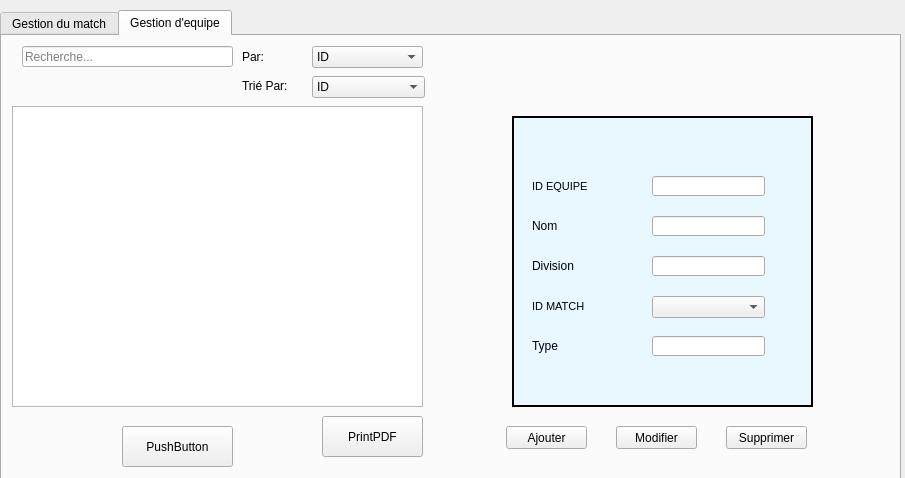
<?xml version="1.0" encoding="UTF-8"?>
<ui version="4.0">
 <class>Rafik</class>
 <widget class="QDialog" name="Rafik">
  <property name="geometry">
   <rect>
    <x>0</x>
    <y>0</y>
    <width>905</width>
    <height>478</height>
   </rect>
  </property>
  <property name="windowTitle">
   <string>Smart Sport Association</string>
  </property>
  <widget class="QTabWidget" name="tabWidget">
   <property name="geometry">
    <rect>
     <x>0</x>
     <y>10</y>
     <width>901</width>
     <height>471</height>
    </rect>
   </property>
   <property name="currentIndex">
    <number>1</number>
   </property>
   <widget class="QWidget" name="tab">
    <attribute name="title">
     <string>Gestion du match</string>
    </attribute>
    <widget class="QComboBox" name="id_equipe1">
     <property name="geometry">
      <rect>
       <x>650</x>
       <y>220</y>
       <width>113</width>
       <height>22</height>
      </rect>
     </property>
    </widget>
    <widget class="QLineEdit" name="lieu">
     <property name="geometry">
      <rect>
       <x>650</x>
       <y>180</y>
       <width>113</width>
       <height>20</height>
      </rect>
     </property>
    </widget>
    <widget class="QLabel" name="label_2">
     <property name="geometry">
      <rect>
       <x>530</x>
       <y>300</y>
       <width>101</width>
       <height>20</height>
      </rect>
     </property>
     <property name="frameShape">
      <enum>QFrame::NoFrame</enum>
     </property>
     <property name="frameShadow">
      <enum>QFrame::Raised</enum>
     </property>
     <property name="text">
      <string>Date</string>
     </property>
     <property name="wordWrap">
      <bool>false</bool>
     </property>
    </widget>
    <widget class="QLabel" name="label">
     <property name="geometry">
      <rect>
       <x>530</x>
       <y>220</y>
       <width>101</width>
       <height>20</height>
      </rect>
     </property>
     <property name="frameShape">
      <enum>QFrame::NoFrame</enum>
     </property>
     <property name="frameShadow">
      <enum>QFrame::Raised</enum>
     </property>
     <property name="text">
      <string>ID EQUIPE1</string>
     </property>
     <property name="wordWrap">
      <bool>false</bool>
     </property>
    </widget>
    <widget class="QTableView" name="data">
     <property name="geometry">
      <rect>
       <x>10</x>
       <y>70</y>
       <width>411</width>
       <height>301</height>
      </rect>
     </property>
    </widget>
    <widget class="QLabel" name="label_3">
     <property name="geometry">
      <rect>
       <x>530</x>
       <y>140</y>
       <width>101</width>
       <height>20</height>
      </rect>
     </property>
     <property name="frameShape">
      <enum>QFrame::NoFrame</enum>
     </property>
     <property name="frameShadow">
      <enum>QFrame::Raised</enum>
     </property>
     <property name="text">
      <string>ID MATCH</string>
     </property>
     <property name="wordWrap">
      <bool>false</bool>
     </property>
    </widget>
    <widget class="QLabel" name="label_5">
     <property name="geometry">
      <rect>
       <x>240</x>
       <y>10</y>
       <width>47</width>
       <height>21</height>
      </rect>
     </property>
     <property name="text">
      <string>Par:</string>
     </property>
    </widget>
    <widget class="QPushButton" name="pb_supprimer_3">
     <property name="geometry">
      <rect>
       <x>614</x>
       <y>390</y>
       <width>81</width>
       <height>23</height>
      </rect>
     </property>
     <property name="text">
      <string>Modifier</string>
     </property>
    </widget>
    <widget class="QComboBox" name="comboBox">
     <property name="geometry">
      <rect>
       <x>310</x>
       <y>10</y>
       <width>111</width>
       <height>22</height>
      </rect>
     </property>
     <property name="editable">
      <bool>false</bool>
     </property>
     <property name="currentIndex">
      <number>0</number>
     </property>
     <property name="insertPolicy">
      <enum>QComboBox::NoInsert</enum>
     </property>
     <property name="sizeAdjustPolicy">
      <enum>QComboBox::AdjustToContentsOnFirstShow</enum>
     </property>
     <property name="frame">
      <bool>true</bool>
     </property>
     <item>
      <property name="text">
       <string>IDMATCH</string>
      </property>
     </item>
     <item>
      <property name="text">
       <string>LIEU</string>
      </property>
     </item>
     <item>
      <property name="text">
       <string>ID_EQUIPE1</string>
      </property>
     </item>
     <item>
      <property name="text">
       <string>ID_EQUIPE2</string>
      </property>
     </item>
    </widget>
    <widget class="QPushButton" name="pb_ajouter">
     <property name="geometry">
      <rect>
       <x>504</x>
       <y>390</y>
       <width>81</width>
       <height>23</height>
      </rect>
     </property>
     <property name="text">
      <string>Ajouter</string>
     </property>
    </widget>
    <widget class="QLineEdit" name="id_match2">
     <property name="geometry">
      <rect>
       <x>650</x>
       <y>140</y>
       <width>113</width>
       <height>20</height>
      </rect>
     </property>
    </widget>
    <widget class="QFrame" name="frame">
     <property name="geometry">
      <rect>
       <x>510</x>
       <y>80</y>
       <width>301</width>
       <height>291</height>
      </rect>
     </property>
     <property name="styleSheet">
      <string notr="true">background-color:rgb(233,248,255);</string>
     </property>
     <property name="frameShape">
      <enum>QFrame::Box</enum>
     </property>
     <property name="frameShadow">
      <enum>QFrame::Plain</enum>
     </property>
     <property name="lineWidth">
      <number>2</number>
     </property>
     <property name="midLineWidth">
      <number>0</number>
     </property>
     <widget class="QLabel" name="label_12">
      <property name="geometry">
       <rect>
        <x>20</x>
        <y>180</y>
        <width>101</width>
        <height>20</height>
       </rect>
      </property>
      <property name="frameShape">
       <enum>QFrame::NoFrame</enum>
      </property>
      <property name="frameShadow">
       <enum>QFrame::Raised</enum>
      </property>
      <property name="text">
       <string>ID EQUIPE2</string>
      </property>
      <property name="wordWrap">
       <bool>false</bool>
      </property>
     </widget>
    </widget>
    <widget class="QLineEdit" name="lineEdit_id_6">
     <property name="geometry">
      <rect>
       <x>20</x>
       <y>10</y>
       <width>211</width>
       <height>21</height>
      </rect>
     </property>
     <property name="inputMethodHints">
      <set>Qt::ImhNoPredictiveText</set>
     </property>
     <property name="placeholderText">
      <string>Recherche...</string>
     </property>
     <property name="clearButtonEnabled">
      <bool>true</bool>
     </property>
    </widget>
    <widget class="QPushButton" name="pb_supprimer_4">
     <property name="geometry">
      <rect>
       <x>724</x>
       <y>390</y>
       <width>81</width>
       <height>23</height>
      </rect>
     </property>
     <property name="text">
      <string>Supprimer</string>
     </property>
    </widget>
    <widget class="QDateEdit" name="DATE">
     <property name="geometry">
      <rect>
       <x>650</x>
       <y>300</y>
       <width>110</width>
       <height>22</height>
      </rect>
     </property>
    </widget>
    <widget class="QComboBox" name="id_tri">
     <property name="geometry">
      <rect>
       <x>310</x>
       <y>40</y>
       <width>113</width>
       <height>22</height>
      </rect>
     </property>
     <item>
      <property name="text">
       <string>IDMATCH</string>
      </property>
     </item>
     <item>
      <property name="text">
       <string>LIEU</string>
      </property>
     </item>
    </widget>
    <widget class="QLabel" name="label_4">
     <property name="geometry">
      <rect>
       <x>530</x>
       <y>180</y>
       <width>101</width>
       <height>20</height>
      </rect>
     </property>
     <property name="frameShape">
      <enum>QFrame::NoFrame</enum>
     </property>
     <property name="frameShadow">
      <enum>QFrame::Raised</enum>
     </property>
     <property name="text">
      <string>LIEU</string>
     </property>
     <property name="wordWrap">
      <bool>false</bool>
     </property>
    </widget>
    <widget class="QComboBox" name="id_equipe2">
     <property name="geometry">
      <rect>
       <x>650</x>
       <y>260</y>
       <width>113</width>
       <height>22</height>
      </rect>
     </property>
    </widget>
    <widget class="QLabel" name="label_17">
     <property name="geometry">
      <rect>
       <x>240</x>
       <y>40</y>
       <width>131</width>
       <height>20</height>
      </rect>
     </property>
     <property name="text">
      <string>Trié Par:</string>
     </property>
    </widget>
    <widget class="QPushButton" name="pushButton_2">
     <property name="geometry">
      <rect>
       <x>320</x>
       <y>380</y>
       <width>101</width>
       <height>41</height>
      </rect>
     </property>
     <property name="text">
      <string>PrintPDF</string>
     </property>
    </widget>
    <zorder>frame</zorder>
    <zorder>id_equipe1</zorder>
    <zorder>lieu</zorder>
    <zorder>label_2</zorder>
    <zorder>label</zorder>
    <zorder>data</zorder>
    <zorder>label_3</zorder>
    <zorder>label_5</zorder>
    <zorder>pb_supprimer_3</zorder>
    <zorder>comboBox</zorder>
    <zorder>pb_ajouter</zorder>
    <zorder>id_match2</zorder>
    <zorder>lineEdit_id_6</zorder>
    <zorder>pb_supprimer_4</zorder>
    <zorder>DATE</zorder>
    <zorder>id_tri</zorder>
    <zorder>label_4</zorder>
    <zorder>id_equipe2</zorder>
    <zorder>label_17</zorder>
    <zorder>pushButton_2</zorder>
   </widget>
   <widget class="QWidget" name="tab_2">
    <attribute name="title">
     <string>Gestion d'equipe</string>
    </attribute>
    <widget class="QComboBox" name="id_match">
     <property name="geometry">
      <rect>
       <x>650</x>
       <y>260</y>
       <width>113</width>
       <height>22</height>
      </rect>
     </property>
    </widget>
    <widget class="QLineEdit" name="division">
     <property name="geometry">
      <rect>
       <x>650</x>
       <y>220</y>
       <width>113</width>
       <height>20</height>
      </rect>
     </property>
    </widget>
    <widget class="QLabel" name="label_6">
     <property name="geometry">
      <rect>
       <x>530</x>
       <y>300</y>
       <width>101</width>
       <height>20</height>
      </rect>
     </property>
     <property name="font">
      <font>
       <pointsize>9</pointsize>
      </font>
     </property>
     <property name="frameShape">
      <enum>QFrame::NoFrame</enum>
     </property>
     <property name="frameShadow">
      <enum>QFrame::Raised</enum>
     </property>
     <property name="text">
      <string>Type</string>
     </property>
     <property name="wordWrap">
      <bool>false</bool>
     </property>
    </widget>
    <widget class="QLabel" name="label_7">
     <property name="geometry">
      <rect>
       <x>530</x>
       <y>260</y>
       <width>101</width>
       <height>20</height>
      </rect>
     </property>
     <property name="font">
      <font>
       <pointsize>8</pointsize>
      </font>
     </property>
     <property name="frameShape">
      <enum>QFrame::NoFrame</enum>
     </property>
     <property name="frameShadow">
      <enum>QFrame::Raised</enum>
     </property>
     <property name="text">
      <string>ID MATCH</string>
     </property>
     <property name="wordWrap">
      <bool>false</bool>
     </property>
    </widget>
    <widget class="QTableView" name="data_2">
     <property name="geometry">
      <rect>
       <x>10</x>
       <y>70</y>
       <width>411</width>
       <height>301</height>
      </rect>
     </property>
    </widget>
    <widget class="QLabel" name="label_8">
     <property name="geometry">
      <rect>
       <x>530</x>
       <y>180</y>
       <width>101</width>
       <height>20</height>
      </rect>
     </property>
     <property name="font">
      <font>
       <pointsize>9</pointsize>
      </font>
     </property>
     <property name="frameShape">
      <enum>QFrame::NoFrame</enum>
     </property>
     <property name="frameShadow">
      <enum>QFrame::Raised</enum>
     </property>
     <property name="text">
      <string>Nom</string>
     </property>
     <property name="wordWrap">
      <bool>false</bool>
     </property>
    </widget>
    <widget class="QLabel" name="label_9">
     <property name="geometry">
      <rect>
       <x>240</x>
       <y>10</y>
       <width>47</width>
       <height>21</height>
      </rect>
     </property>
     <property name="text">
      <string>Par:</string>
     </property>
    </widget>
    <widget class="QPushButton" name="pb_supprimer_5">
     <property name="geometry">
      <rect>
       <x>614</x>
       <y>390</y>
       <width>81</width>
       <height>23</height>
      </rect>
     </property>
     <property name="text">
      <string>Modifier</string>
     </property>
    </widget>
    <widget class="QComboBox" name="comboBox_2">
     <property name="geometry">
      <rect>
       <x>310</x>
       <y>10</y>
       <width>111</width>
       <height>22</height>
      </rect>
     </property>
     <property name="editable">
      <bool>false</bool>
     </property>
     <property name="currentIndex">
      <number>0</number>
     </property>
     <property name="insertPolicy">
      <enum>QComboBox::NoInsert</enum>
     </property>
     <property name="sizeAdjustPolicy">
      <enum>QComboBox::AdjustToContentsOnFirstShow</enum>
     </property>
     <property name="frame">
      <bool>true</bool>
     </property>
     <item>
      <property name="text">
       <string>ID</string>
      </property>
     </item>
     <item>
      <property name="text">
       <string>NOM</string>
      </property>
     </item>
     <item>
      <property name="text">
       <string>DIVISION</string>
      </property>
     </item>
     <item>
      <property name="text">
       <string>ID_MATCH</string>
      </property>
     </item>
     <item>
      <property name="text">
       <string>TYPE</string>
      </property>
     </item>
    </widget>
    <widget class="QPushButton" name="pb_ajouter_2">
     <property name="geometry">
      <rect>
       <x>504</x>
       <y>390</y>
       <width>81</width>
       <height>23</height>
      </rect>
     </property>
     <property name="text">
      <string>Ajouter</string>
     </property>
    </widget>
    <widget class="QLineEdit" name="NOM">
     <property name="geometry">
      <rect>
       <x>650</x>
       <y>180</y>
       <width>113</width>
       <height>20</height>
      </rect>
     </property>
    </widget>
    <widget class="QFrame" name="frame_2">
     <property name="geometry">
      <rect>
       <x>510</x>
       <y>80</y>
       <width>301</width>
       <height>291</height>
      </rect>
     </property>
     <property name="styleSheet">
      <string notr="true">background-color:rgb(233,248,255);</string>
     </property>
     <property name="frameShape">
      <enum>QFrame::Box</enum>
     </property>
     <property name="frameShadow">
      <enum>QFrame::Plain</enum>
     </property>
     <property name="lineWidth">
      <number>2</number>
     </property>
     <property name="midLineWidth">
      <number>0</number>
     </property>
    </widget>
    <widget class="QLineEdit" name="lineEdit_id_7">
     <property name="geometry">
      <rect>
       <x>20</x>
       <y>10</y>
       <width>211</width>
       <height>21</height>
      </rect>
     </property>
     <property name="inputMethodHints">
      <set>Qt::ImhNoPredictiveText</set>
     </property>
     <property name="placeholderText">
      <string>Recherche...</string>
     </property>
     <property name="clearButtonEnabled">
      <bool>true</bool>
     </property>
    </widget>
    <widget class="QPushButton" name="pb_supprimer_6">
     <property name="geometry">
      <rect>
       <x>724</x>
       <y>390</y>
       <width>81</width>
       <height>23</height>
      </rect>
     </property>
     <property name="text">
      <string>Supprimer</string>
     </property>
    </widget>
    <widget class="QComboBox" name="id_tri2">
     <property name="geometry">
      <rect>
       <x>310</x>
       <y>40</y>
       <width>113</width>
       <height>22</height>
      </rect>
     </property>
     <item>
      <property name="text">
       <string>ID</string>
      </property>
     </item>
     <item>
      <property name="text">
       <string>NOM</string>
      </property>
     </item>
     <item>
      <property name="text">
       <string>DIVISION</string>
      </property>
     </item>
     <item>
      <property name="text">
       <string>ID_MATCH</string>
      </property>
     </item>
     <item>
      <property name="text">
       <string>TYPE</string>
      </property>
     </item>
    </widget>
    <widget class="QLabel" name="label_10">
     <property name="geometry">
      <rect>
       <x>530</x>
       <y>220</y>
       <width>101</width>
       <height>20</height>
      </rect>
     </property>
     <property name="font">
      <font>
       <pointsize>9</pointsize>
      </font>
     </property>
     <property name="frameShape">
      <enum>QFrame::NoFrame</enum>
     </property>
     <property name="frameShadow">
      <enum>QFrame::Raised</enum>
     </property>
     <property name="text">
      <string>Division</string>
     </property>
     <property name="wordWrap">
      <bool>false</bool>
     </property>
    </widget>
    <widget class="QLabel" name="label_11">
     <property name="geometry">
      <rect>
       <x>530</x>
       <y>140</y>
       <width>101</width>
       <height>20</height>
      </rect>
     </property>
     <property name="font">
      <font>
       <pointsize>8</pointsize>
      </font>
     </property>
     <property name="frameShape">
      <enum>QFrame::NoFrame</enum>
     </property>
     <property name="frameShadow">
      <enum>QFrame::Raised</enum>
     </property>
     <property name="text">
      <string>ID EQUIPE</string>
     </property>
     <property name="wordWrap">
      <bool>false</bool>
     </property>
    </widget>
    <widget class="QLineEdit" name="id_equipe">
     <property name="geometry">
      <rect>
       <x>650</x>
       <y>140</y>
       <width>113</width>
       <height>20</height>
      </rect>
     </property>
    </widget>
    <widget class="QLineEdit" name="type">
     <property name="geometry">
      <rect>
       <x>650</x>
       <y>300</y>
       <width>113</width>
       <height>20</height>
      </rect>
     </property>
    </widget>
    <widget class="QLabel" name="label_18">
     <property name="geometry">
      <rect>
       <x>240</x>
       <y>40</y>
       <width>131</width>
       <height>20</height>
      </rect>
     </property>
     <property name="text">
      <string>Trié Par:</string>
     </property>
    </widget>
    <widget class="QPushButton" name="pushButton_3">
     <property name="geometry">
      <rect>
       <x>320</x>
       <y>380</y>
       <width>101</width>
       <height>41</height>
      </rect>
     </property>
     <property name="text">
      <string>PrintPDF</string>
     </property>
    </widget>
    <widget class="QPushButton" name="pushButton22">
     <property name="geometry">
      <rect>
       <x>120</x>
       <y>390</y>
       <width>111</width>
       <height>41</height>
      </rect>
     </property>
     <property name="text">
      <string>PushButton</string>
     </property>
    </widget>
    <zorder>frame_2</zorder>
    <zorder>id_match</zorder>
    <zorder>division</zorder>
    <zorder>label_6</zorder>
    <zorder>label_7</zorder>
    <zorder>data_2</zorder>
    <zorder>label_8</zorder>
    <zorder>label_9</zorder>
    <zorder>pb_supprimer_5</zorder>
    <zorder>comboBox_2</zorder>
    <zorder>pb_ajouter_2</zorder>
    <zorder>NOM</zorder>
    <zorder>lineEdit_id_7</zorder>
    <zorder>pb_supprimer_6</zorder>
    <zorder>id_tri2</zorder>
    <zorder>label_10</zorder>
    <zorder>label_11</zorder>
    <zorder>id_equipe</zorder>
    <zorder>type</zorder>
    <zorder>label_18</zorder>
    <zorder>pushButton_3</zorder>
    <zorder>pushButton22</zorder>
   </widget>
  </widget>
 </widget>
 <resources/>
 <connections/>
</ui>
